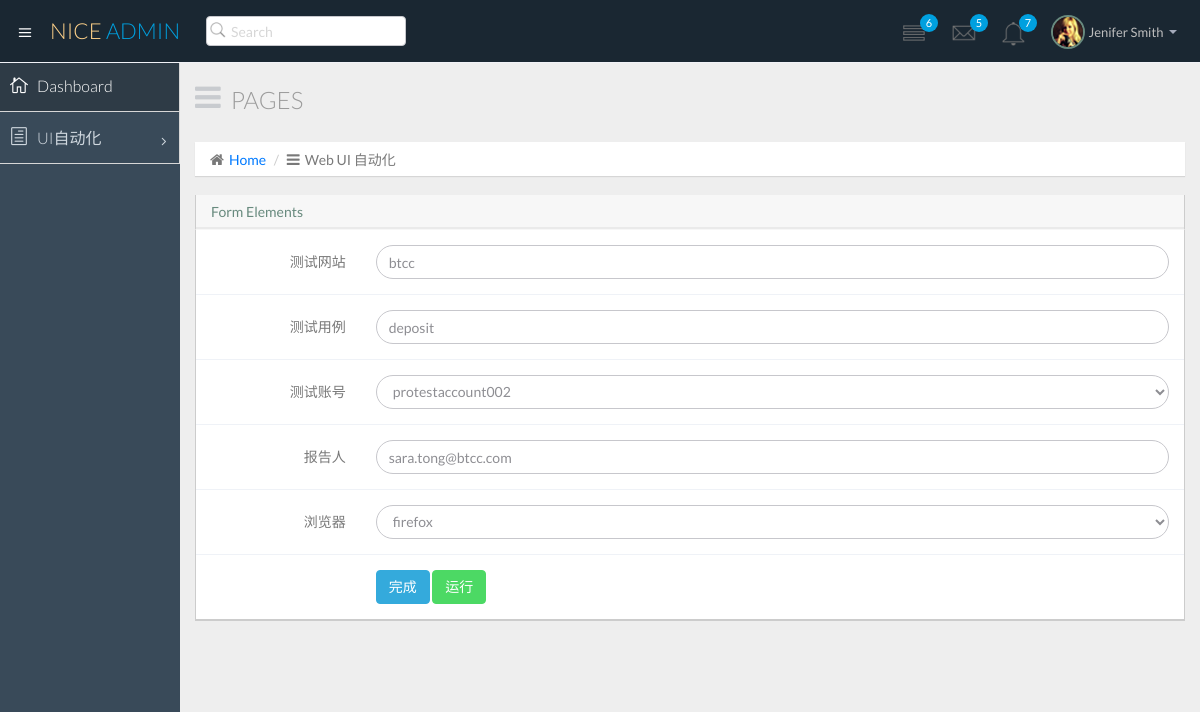
Before: /web_detail/edit/1/ with the older database file.
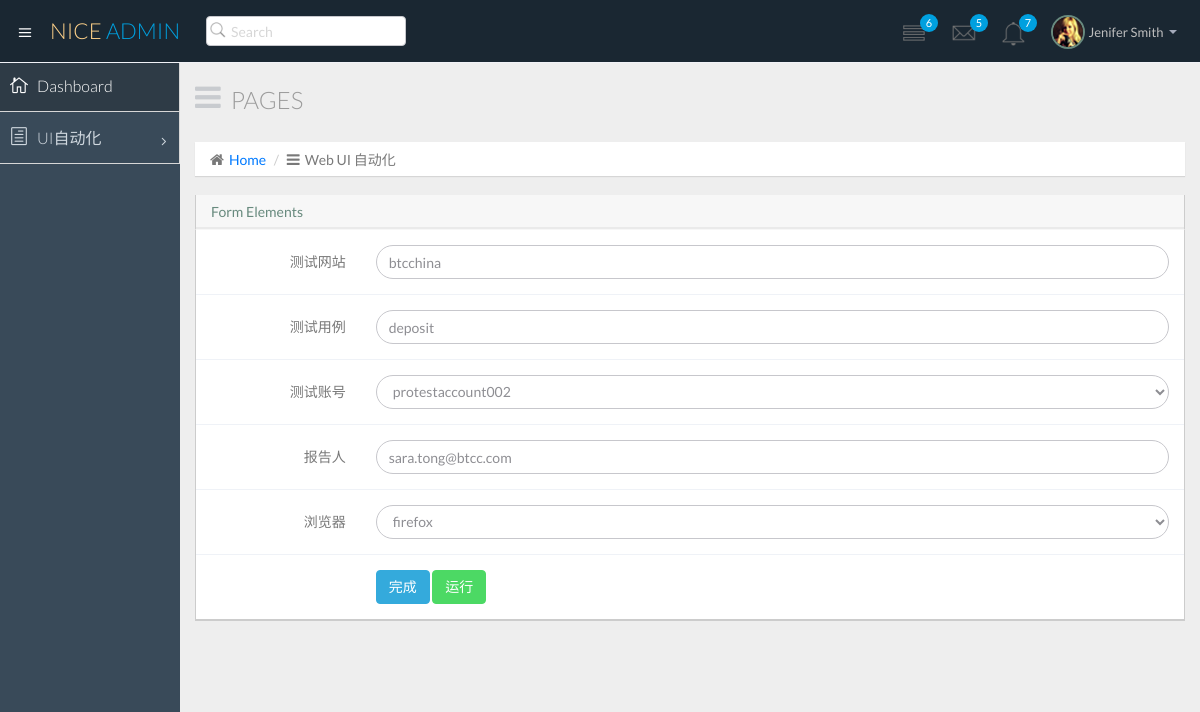
After: the same page with the newer database file.
### AutoTest_project/models.py (models this page shows, shortened)
class Test_web(models.Model):
    STATUS = (
        ('1', 'running'),
        ('0', 'not_running'),
    )
    id = models.AutoField("测试ID", primary_key=True)
    website = models.CharField('标题', max_length=70)
    test_cases = models.CharField('测试用例', max_length=100, default="")
    test_user = models.ForeignKey('Test_user', verbose_name='测试账号')
    email = models.EmailField('报告人')
    browser = models.ForeignKey('browser', verbose_name='浏览器')

### AutoTest_project/views.py (the view, shortened to what this page needs)
# urls.py: url(r'^web_detail/edit/(?P<Test_id>\d+)/$', views.WebEditView.as_view(), name="web_edit"),
class WebEditView(UpdateView):
    form_class = TestWebForm
    model = Test_web
    template_name = "webDetail.html"
    context_object_name = "Test_web"
    template_name_suffix = '_update_form'
    pk_url_kwarg = 'Test_id'
    def get_object(self, queryset=None):
        obj = super(WebEditView, self).get_object()
        return obj
    def get_context_data(self, **kwargs):
        kwargs["browser_list"] = browser.objects.all()
        kwargs['form'] = TestWebForm(initial={
            'website': self.get_object().website,
            'test_cases': self.get_object().test_cases,
            'test_user_input': (self.get_object().test_user.id, self.get_object().test_user.user_name),
            'email': self.get_object().email,
            'browser_input': (self.get_object().browser.id, self.get_object().browser.browser)
        })
        return super(WebEditView, self).get_context_data(**kwargs)

### AutoTest_project/forms.py
class TestWebForm(forms.Form):
    website = forms.CharField(max_length=70, widget=forms.TextInput(attrs={'class': 'form-control round-input'}))
    test_cases = forms.CharField(max_length=100, widget=forms.TextInput(attrs={'class': 'form-control round-input'}))
    test_user_input = forms.ChoiceField(widget=forms.Select(attrs={'class': 'form-control round-input'}),
                                choices=tuple(test_user_choice))
    email = forms.EmailField(widget=forms.TextInput(attrs={'class': 'form-control round-input'}))
    browser_input = forms.ChoiceField(widget=forms.Select(attrs={'class': 'form-control round-input'}),
                                choices=tuple(browser_choice))

### AutoTest_project/templates/webDetail.html
{% extends 'blank.html' %}
{% block content %}
<section class="panel">
                          <header class="panel-heading">
                             Form Elements
                          </header>
                          <div class="panel-body">
                              <form class="form-horizontal " method="post" action="{%url 'web_edit' Test_web.pk%}">
                                  <div class="form-group">
                                      <label class="col-sm-2 control-label">测试网站</label>
                                      <div class="col-sm-10">
                                          {{form.website}}
                                      </div>
                                  </div>
                                  <div class="form-group">
                                      <label class="col-sm-2 control-label">测试用例</label>
                                      <div class="col-sm-10">
                                          {{form.test_cases}}
                                      </div>
                                  </div>
                                  <div class="form-group">
                                      <label class="col-sm-2 control-label">测试账号</label>
                                      <div class="col-sm-10">
                                          {{form.test_user_input}}
                                      </div>
                                  </div>
                                  <div class="form-group">
                                      <label class="col-sm-2 control-label">报告人</label>
                                      <div class="col-sm-10">
                                          {{form.email}}
                                      </div>
                                  </div>
                                  <div class="form-group">
                                      <label class="col-sm-2 control-label">浏览器</label>
                                      <div class="col-sm-10">
                                          {{ form.browser_input }}
                                      </div>
                                  </div>
                                  <div class="form-group">
                                     <label class="col-sm-2 control-label"></label>
                                     <div class="col-sm-10">
                                         <input type="submit" class="btn btn-info" value="完成">
                                         <input type="button" class="btn btn-success" value="运行">
                                     </div>
                                  </div>
                              </form>
                          </div>
                      </section>
{% endblock %}

Changed rows visible on the page:
changed Test_web "deposit": website "btcc" → "btcchina"
